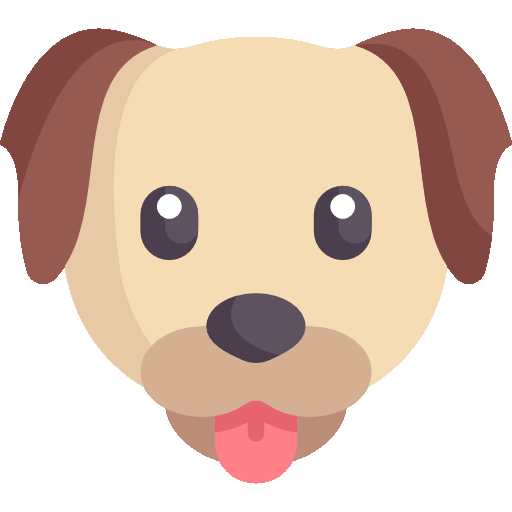
#> input picture OpenCV_Basic/dog.png, 512 x 512 px
$ jupyter execute --allow-errors OpenCvBasic.ipynb
#> lines starting #> are read from the running program, lines starting #| are printed output that depends on the picture
[cell 1]
import cv2
import matplotlib.pyplot as plt
import numpy as np

[cell 2]
img = np.zeros((400,400,3),dtype='i2')
img[:,:,:] = [255,255,0]
plt.imshow(img)
plt.axis('off')
plt.show()
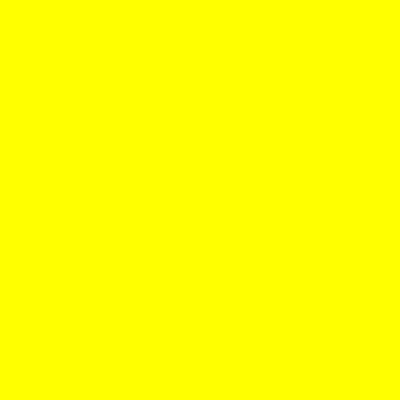
#> shown: shape (400, 400, 3); mean R, G, B 255, 255, 0

[cell 3]
cv2.__version__
# import numpy as np
# np.__version__

[cell 4]
img = cv2.imread("./dog.png")
#> img is the input picture: shape (512, 512, 3); mean B, G, R 185.2, 200.9, 224
# new_img = img[:,:,::-1]
new_img = cv2.cvtColor(img,cv2.COLOR_BGR2RGB)
gray = cv2.cvtColor(img,cv2.COLOR_BGR2GRAY)
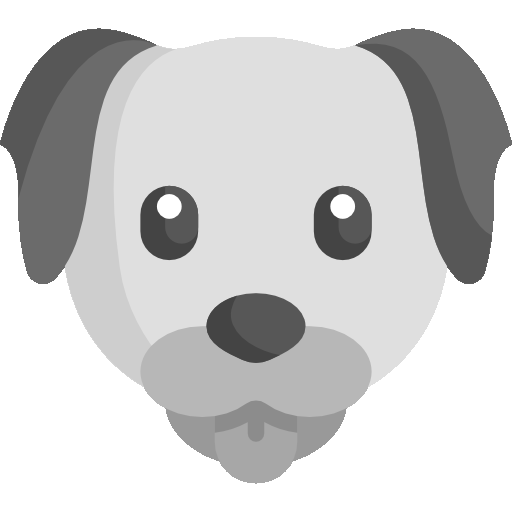
#> gray: shape (512, 512); min 68, max 255, mean 206.1

[cell 5]
img.shape
#> Out = (512, 512, 3)

[cell 6]
# print(img.shape)

[cell 7]
plt.imshow(gray,cmap='gray')

[cell 8]
plt.imshow(img)

[cell 9]
plt.imshow(new_img)

[cell 10]
image = cv2.imread('./dog.png',cv2.IMREAD_GRAYSCALE)
#> image: shape (512, 512); min 68, max 255, mean 205.6

[cell 11]
print(image.shape)
#| (512, 512)
